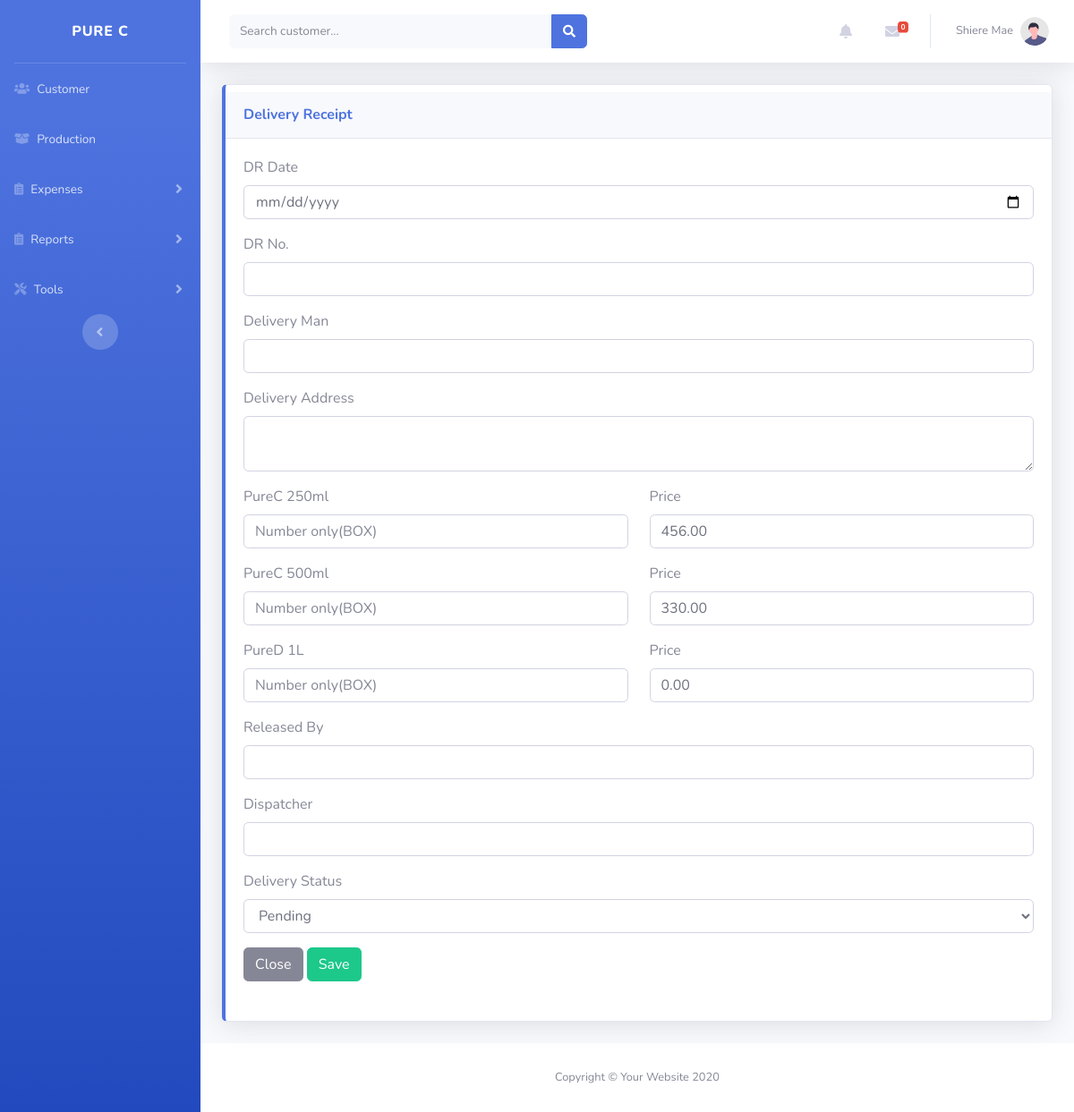
Page /dr-add.php?customer=00000000002 (signed in) on the committed database.
### tables this page shows
CREATE TABLE `customer` (
  `id` int(11) UNSIGNED ZEROFILL NOT NULL,
  `customer_name` varchar(100) NOT NULL,
  `address` text NOT NULL,
  `email` varchar(50) NOT NULL,
  `contact_no` varchar(100) NOT NULL,
  `added_by` int(11) NOT NULL,
  `date_added` datetime NOT NULL DEFAULT CURRENT_TIMESTAMP,
  `account_by` varchar(50) NOT NULL,
  `remarks` text NOT NULL,
  `tin` int(20) NOT NULL,
  `contact_person` varchar(100) NOT NULL,
  `purec250pricing` decimal(11,2) DEFAULT NULL,
  `purec500pricing` decimal(11,2) DEFAULT NULL,
  `puredpricing` decimal(11,2) DEFAULT NULL
);

### dr-add.php (the view, shortened to what this page needs)
<?php include('header.php');?>
<?php
$id = $_GET['customer'];
$sql = mysqli_query($conn,"SELECT purec250pricing,purec500pricing,puredpricing FROM customer WHERE id='$id'") or die(mysqli_error($conn));
$row = mysqli_fetch_assoc($sql);
?>
                <div class="container-fluid">
                    <div class="card shadow mb-4 border-left-primary shadow h-100 py-2">
                        <div class="card-header py-3 d-flex flex-row align-items-center justify-content-between">
                            <h6 class="m-0 font-weight-bold text-primary">Delivery Receipt</h6>
                        </div>
                        <div class="card-body">
                                <form action="" method="POST">
                                    <div class="form-group">
                                        <label>DR Date</label>
                                        <input type="date" class="form-control" id="exampleInputEmail1" name="dr_date" required>
                                    </div>
                                    <div class="form-group">
                                        <label>DR No.</label>
                                        <input type="text" class="form-control" id="exampleInputEmail1" name="dr_no" required>
                                    </div>
                                    <div class="form-group">
                                        <label>Delivery Man</label>
                                        <input type="text" class="form-control" id="exampleInputEmail1" name="delivery_man" required>
                                    </div>
                                    <div class="form-group">
                                        <label>Delivery Address</label>
                                        <textarea class="form-control" name="delivery_address" required></textarea>
                                    </div>
                                    <div class="form-group row">
                                    	<div class="col-sm-6 mb-3 mb-sm-0">
                                    		<label>PureC 250ml</label>
                                        	<input type="text" class="form-control" id="exampleInputEmail1" name="purec250ml" placeholder="Number only(BOX)">
                                    	</div>
                                    	<div class="col-sm-6 mb-3 mb-sm-0">
                                    		<label>Price</label>
                                        	<input type="text" class="form-control" id="exampleInputEmail1" name="price250ml" placeholder="Price per box" value="<?php echo $row['purec250pricing'];?>">
                                    	</div>
                                    </div>
                                    <div class="form-group row">
                                    	<div class="col-sm-6 mb-3 mb-sm-0">
                                    		<label>PureC 500ml</label>
                                        	<input type="text" class="form-control" id="exampleInputEmail1" name="purec500ml" placeholder="Number only(BOX)" >
                                    	</div>
                                    	<div class="col-sm-6 mb-3 mb-sm-0">
                                    		<label>Price</label>
                                        	<input type="text" class="form-control" id="exampleInputEmail1" name="price500ml" placeholder="Price per box" value="<?php echo $row['purec500pricing'];?>">
                                    	</div>
                                    </div>
                                    <div class="form-group row">
                                    	<div class="col-sm-6 mb-3 mb-sm-0">
                                    		<label>PureD 1L</label>
                                        <input type="text" class="form-control" id="exampleInputEmail1" name="pured" placeholder="Number only(BOX)" >
                                    	</div>
                                    	<div class="col-sm-6 mb-3 mb-sm-0">
                                    		<label>Price</label>
                                        	<input type="text" class="form-control" id="exampleInputEmail1" name="puredprice" placeholder="Price per box" value="<?php echo $row['puredpricing'];?>">
                                    	</div>
                                    </div>
                                    <div class="form-group">
                                        <label>Released By</label>
                                        <input type="text" class="form-control" id="exampleInputEmail1" name="released_by" required>
                                    </div>
                                    <div class="form-group">
                                        <label>Dispatcher</label>
                                        <input type="text" class="form-control" name="dispatcher" required>
                                    </div>
                                    <div class="form-group">
                                        <label>Delivery Status</label>
                                        <select class="form-control" name="delivered">
                                            <option value="0">Pending</option>
                                        </select>
                                    </div>
                                    <div class="form-group">
                                        <a href="customer.php?id=<?php echo $_GET['customer'];?>" class="btn btn-secondary" >Close</a>
                                        <input type="submit" class="btn btn-success" name="adddr" value="Save">
                                    </div>
                    	        </form>
                        </div>
                    </div>
                </div>
            </div>
            <footer class="sticky-footer bg-white">
                <div class="container my-auto">
                    <div class="copyright text-center my-auto">
                        <span>Copyright &copy; Your Website 2020</span>
                    </div>
                </div>
            </footer>
        </div>
    </div>
</body>
</html>

### rows in the picture
customer: price250ml "456.00", price500ml "330.00", puredprice "0.00"

### other values in the picture
$_SESSION["fname"] "Shiere Mae"
